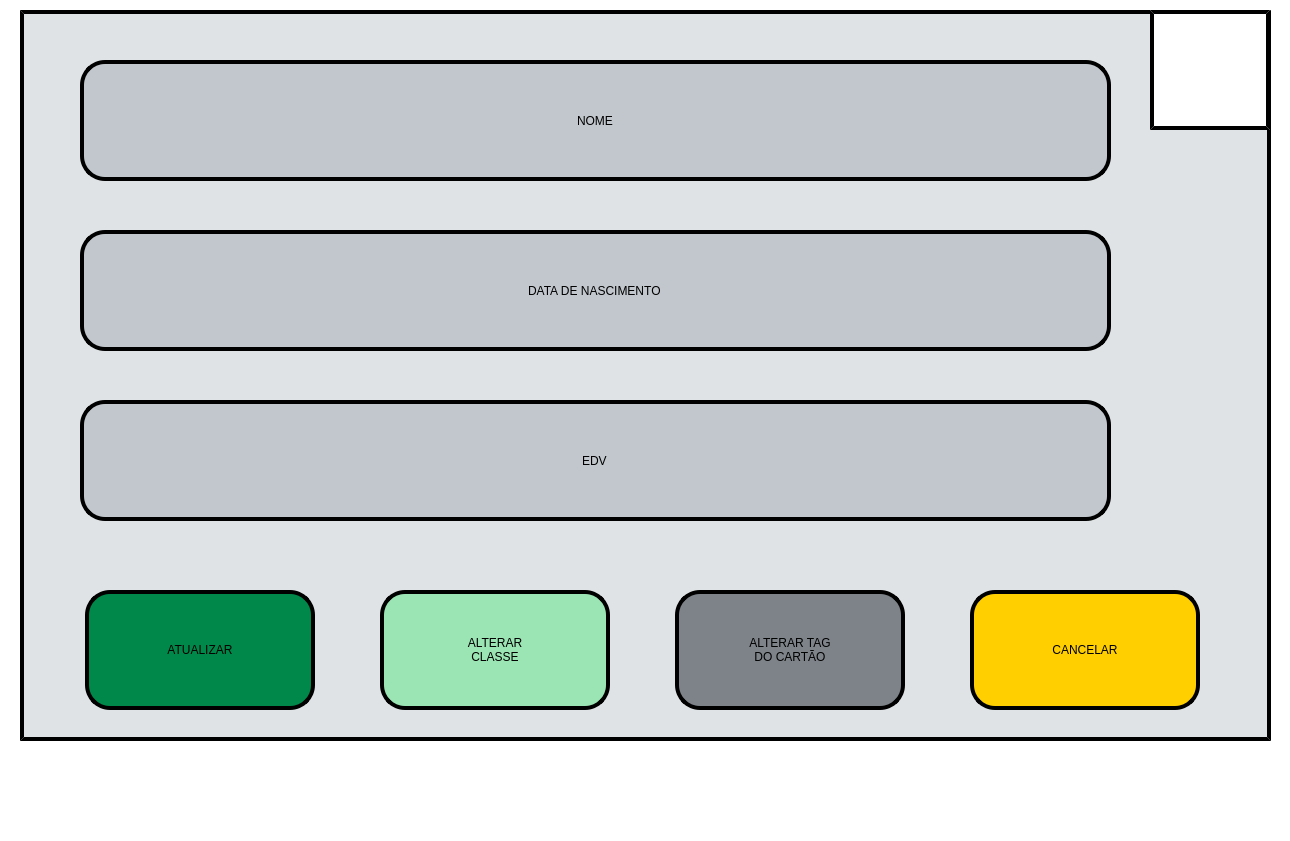
<?xml version="1.0" encoding="UTF-8"?>
<ui version="4.0">
 <class>Editar_cadastro</class>
 <widget class="QMainWindow" name="Editar_cadastro">
  <property name="geometry">
   <rect>
    <x>0</x>
    <y>0</y>
    <width>1290</width>
    <height>841</height>
   </rect>
  </property>
  <property name="minimumSize">
   <size>
    <width>1290</width>
    <height>841</height>
   </size>
  </property>
  <property name="maximumSize">
   <size>
    <width>1290</width>
    <height>841</height>
   </size>
  </property>
  <property name="windowTitle">
   <string>MainWindow</string>
  </property>
  <property name="styleSheet">
   <string notr="true">background-color: rgb(255, 255, 255);</string>
  </property>
  <property name="animated">
   <bool>true</bool>
  </property>
  <widget class="QWidget" name="centralwidget">
   <widget class="QLabel" name="label_fundo">
    <property name="geometry">
     <rect>
      <x>20</x>
      <y>10</y>
      <width>1251</width>
      <height>731</height>
     </rect>
    </property>
    <property name="styleSheet">
     <string notr="true">border-style: outset;
border-color: rgb(0, 0, 0);
border-width:4px;
font: 75 85pt &quot;Bosch Sans Bold&quot;;
border-radius: 0px;
background-color: rgb(224, 227, 229);</string>
    </property>
    <property name="text">
     <string/>
    </property>
   </widget>
   <widget class="QPushButton" name="botao_cancelar">
    <property name="geometry">
     <rect>
      <x>970</x>
      <y>590</y>
      <width>230</width>
      <height>120</height>
     </rect>
    </property>
    <property name="styleSheet">
     <string notr="true">border-style: outset;
border-color: rgb(0, 0, 0);
border-width:4px;
font: 75 25pt &quot;Bosch Sans Bold&quot;;
border-radius: 25px;
background-color: rgb(255, 207, 0);</string>
    </property>
    <property name="text">
     <string>CANCELAR</string>
    </property>
   </widget>
   <widget class="QPushButton" name="botao_atualizar">
    <property name="geometry">
     <rect>
      <x>85</x>
      <y>590</y>
      <width>230</width>
      <height>120</height>
     </rect>
    </property>
    <property name="styleSheet">
     <string notr="true">border-style: outset;
border-color: rgb(0, 0, 0);
border-width:4px;
font: 75 25pt &quot;Bosch Sans Bold&quot;;
border-radius: 25px;
background-color: rgb(0, 136, 74);</string>
    </property>
    <property name="text">
     <string>ATUALIZAR</string>
    </property>
   </widget>
   <widget class="QPushButton" name="botao_alterar_tag_cartao">
    <property name="geometry">
     <rect>
      <x>675</x>
      <y>590</y>
      <width>230</width>
      <height>120</height>
     </rect>
    </property>
    <property name="styleSheet">
     <string notr="true">border-style: outset;
border-color: rgb(0, 0, 0);
border-width:4px;
font: 75 22pt &quot;Bosch Sans Bold&quot;;
border-radius: 25px;
background-color: rgb(125, 131, 137);</string>
    </property>
    <property name="text">
     <string>ALTERAR TAG 
DO CARTÃO</string>
    </property>
   </widget>
   <widget class="QPushButton" name="botao_alterar_classe">
    <property name="geometry">
     <rect>
      <x>380</x>
      <y>590</y>
      <width>230</width>
      <height>120</height>
     </rect>
    </property>
    <property name="styleSheet">
     <string notr="true">border-style: outset;
border-color: rgb(0, 0, 0);
border-width:4px;
font: 75 25pt &quot;Bosch Sans Bold&quot;;
border-radius: 25px;
background-color: rgb(155, 228, 179);</string>
    </property>
    <property name="text">
     <string>ALTERAR 
CLASSE</string>
    </property>
   </widget>
   <widget class="QLabel" name="label_imagem_patente">
    <property name="geometry">
     <rect>
      <x>1150</x>
      <y>10</y>
      <width>120</width>
      <height>120</height>
     </rect>
    </property>
    <property name="styleSheet">
     <string notr="true">border-style: outset;
border-color: rgb(0, 0, 0);
border-width:4px;
font: 75 65pt &quot;Bosch Sans Bold&quot;;
border-radius: 0px;
background-color: rgb(255, 255, 255);</string>
    </property>
    <property name="text">
     <string/>
    </property>
    <property name="pixmap">
     <pixmap>imagens/aprendiz_03.png</pixmap>
    </property>
    <property name="scaledContents">
     <bool>true</bool>
    </property>
   </widget>
   <widget class="QLineEdit" name="lineEdit_nome">
    <property name="geometry">
     <rect>
      <x>80</x>
      <y>60</y>
      <width>1031</width>
      <height>121</height>
     </rect>
    </property>
    <property name="styleSheet">
     <string notr="true">border-style: outset;
border-color: rgb(0, 0, 0);
border-width:4px;
font: 75 32pt &quot;Bosch Sans Bold&quot;;
border-radius: 25px;
background-color: rgb(193, 199, 204);</string>
    </property>
    <property name="text">
     <string>NOME</string>
    </property>
    <property name="alignment">
     <set>Qt::AlignCenter</set>
    </property>
   </widget>
   <widget class="QLineEdit" name="lineEdit_data_nascimento">
    <property name="geometry">
     <rect>
      <x>80</x>
      <y>230</y>
      <width>1031</width>
      <height>121</height>
     </rect>
    </property>
    <property name="styleSheet">
     <string notr="true">border-style: outset;
border-color: rgb(0, 0, 0);
border-width:4px;
font: 75 32pt &quot;Bosch Sans Bold&quot;;
border-radius: 25px;
background-color: rgb(193, 199, 204);</string>
    </property>
    <property name="text">
     <string>DATA DE NASCIMENTO</string>
    </property>
    <property name="alignment">
     <set>Qt::AlignCenter</set>
    </property>
   </widget>
   <widget class="QLineEdit" name="lineEdit_edv">
    <property name="geometry">
     <rect>
      <x>80</x>
      <y>400</y>
      <width>1031</width>
      <height>121</height>
     </rect>
    </property>
    <property name="styleSheet">
     <string notr="true">border-style: outset;
border-color: rgb(0, 0, 0);
border-width:4px;
font: 75 32pt &quot;Bosch Sans Bold&quot;;
border-radius: 25px;
background-color: rgb(193, 199, 204);</string>
    </property>
    <property name="text">
     <string>EDV</string>
    </property>
    <property name="alignment">
     <set>Qt::AlignCenter</set>
    </property>
   </widget>
   <widget class="QLabel" name="label_Borda">
    <property name="geometry">
     <rect>
      <x>0</x>
      <y>783</y>
      <width>1290</width>
      <height>18</height>
     </rect>
    </property>
    <property name="text">
     <string/>
    </property>
    <property name="pixmap">
     <pixmap>imagens/Borda.png</pixmap>
    </property>
    <property name="scaledContents">
     <bool>true</bool>
    </property>
   </widget>
  </widget>
  <widget class="QMenuBar" name="menubar">
   <property name="geometry">
    <rect>
     <x>0</x>
     <y>0</y>
     <width>1290</width>
     <height>21</height>
    </rect>
   </property>
  </widget>
  <widget class="QStatusBar" name="statusbar"/>
 </widget>
 <resources/>
 <connections/>
</ui>
